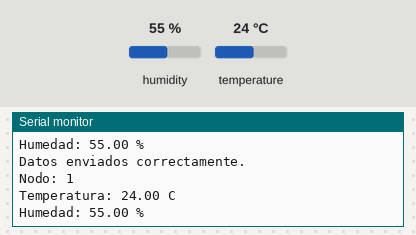
The sketch below on a simulated ESP32. On the bench: the last lines printed to the serial monitor. The inputs (shaded band) are chosen by the test bench; at power-on: humidity 55 %, temperature 24 °C. No radio packets arrive unless stated.

Above: at 2.8 s.
2.9 s: humidity set to 22 %
At 5.3 s:
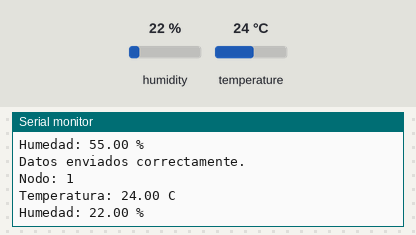
5.6 s: temperature set to 12 °C
At 7.3 s:
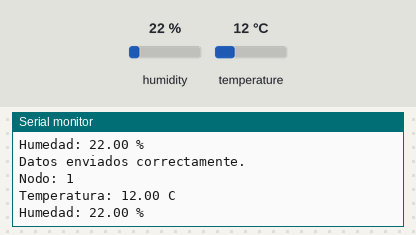
8.3 s: humidity set to 40 %
At 11.2 s:
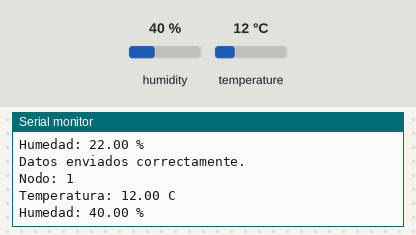
Timing chart, 0 to 12.7 s (numbered marks = the images above; inputs shaded):
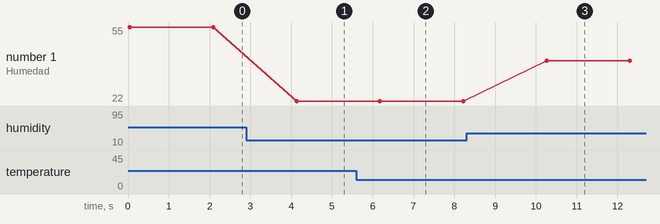

The sketch:

Modulo_secundario.ino
```cpp
#include <SPI.h>
#include <nRF24L01.h>
#include <RF24.h>
#include <Wire.h>
#include <Adafruit_HTU21DF.h>

#define CE_PIN 2
#define CSN_PIN 15
#define NODE_ID 1  //  CAMBIAR PARA CADA ESP32

RF24 radio(CE_PIN, CSN_PIN);
Adafruit_HTU21DF htu;

const byte address[6] = "1Node";

bool antennaConnected = false;
bool htuConnected = false;

#pragma pack(1)
struct DataPacket {
    uint8_t id;
    float temperatura;
    float humedad;
    bool antenaEstado;
};
#pragma pack()

void setup() {
    Serial.begin(115200);
    SPI.begin(18, 19, 23);

    htuConnected = htu.begin();
    if (!htuConnected) {
        Serial.println("Error al iniciar el sensor HTU21.");
    }

    iniciarNRF24();
}

void iniciarNRF24() {
    antennaConnected = radio.begin();
    if (antennaConnected) {
        Serial.println("NRF24L01 iniciado correctamente.");
        radio.openWritingPipe(address);
        radio.setChannel(76);
        radio.setPALevel(RF24_PA_LOW);
        radio.setDataRate(RF24_250KBPS);
        radio.stopListening();
    } else {
        Serial.println("Error al iniciar NRF24L01.");
    }
}

void loop() {
    if (!radio.isChipConnected()) {
        Serial.println("NRF24L01 desconectado. Intentando reconectar...");
        iniciarNRF24();
    }

    float temperature = htuConnected ? htu.readTemperature() : 0.0;
    float humidity = htuConnected ? htu.readHumidity() : 0.0;

    DataPacket data;
    data.id = NODE_ID;
    data.temperatura = temperature;
    data.humedad = humidity;
    data.antenaEstado = antennaConnected;

    if (antennaConnected) {
        bool sent = radio.write(&data, sizeof(data));
        if (sent) {
            Serial.println("Datos enviados correctamente.");
        } else {
            Serial.println("Error al enviar los datos.");
            antennaConnected = false;
        }
    }

    Serial.print("Nodo: ");
    Serial.println(NODE_ID);
    Serial.print("Temperatura: ");
    Serial.print(temperature);
    Serial.println(" C");
    Serial.print("Humedad: ");
    Serial.print(humidity);
    Serial.println(" %");

    delay(2000);
}
```

Measured:
- after the input at 2.9 s, the serial monitor: prints a new line after 1.2 s (image 1)
- after the input at 5.6 s, the serial monitor: prints a new line after 0.58 s (image 2)
- after the input at 8.3 s, the serial monitor: prints a new line after 2.0 s (image 3)
- plotted number 1: 55 → 22 after the input at 2.9 s, 22 → 40 after the input at 8.3 s
